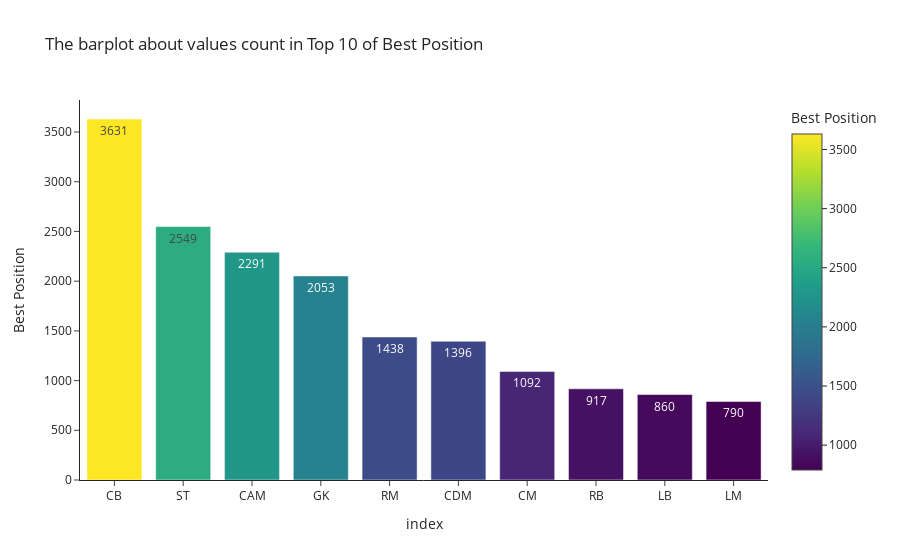

Write notebook code for a chart like this one.
### Code cell
iplot(px.bar(df['Best Position'].value_counts().reset_index().nlargest(10,'Best Position')
             ,x='index',y='Best Position',template='simple_white',text_auto=True,color='Best Position'
             ,title = 'The barplot about values count in Top 10 of Best Position'))

### Figure 1 — Plotly figure (JSON) as saved in the notebook; plotly's stock layout.template omitted (floating-point values rounded to 4 significant figures)
{"data": [{"alignmentgroup": "True", "hovertemplate": "index=%{x}<br>Best Position=%{marker.color}<extra></extra>", "legendgroup": "", "marker": {"color": [3631, 2549, 2291, 2053, 1438, 1396, 1092, 917, 860, 790], "coloraxis": "coloraxis", "pattern": {"shape": ""}}, "name": "", "offsetgroup": "", "orientation": "v", "showlegend": false, "textposition": "auto", "texttemplate": "%{y}", "type": "bar", "x": ["CB", "ST", "CAM", "GK", "RM", "CDM", "CM", "RB", "LB", "LM"], "xaxis": "x", "y": [3631, 2549, 2291, 2053, 1438, 1396, 1092, 917, 860, 790], "yaxis": "y"}], "layout": {"barmode": "relative", "coloraxis": {"colorbar": {"title": {"text": "Best Position"}}, "colorscale": [[0, "#440154"], [0.1111, "#482878"], [0.2222, "#3e4989"], [0.3333, "#31688e"], [0.4444, "#26828e"], [0.5556, "#1f9e89"], [0.6667, "#35b779"], [0.7778, "#6ece58"], [0.8889, "#b5de2b"], [1, "#fde725"]]}, "legend": {"tracegroupgap": 0}, "title": {"text": "The barplot about values count in Top 10 of Best Position"}, "xaxis": {"anchor": "y", "domain": [0, 1], "title": {"text": "index"}}, "yaxis": {"anchor": "x", "domain": [0, 1], "title": {"text": "Best Position"}}}}
